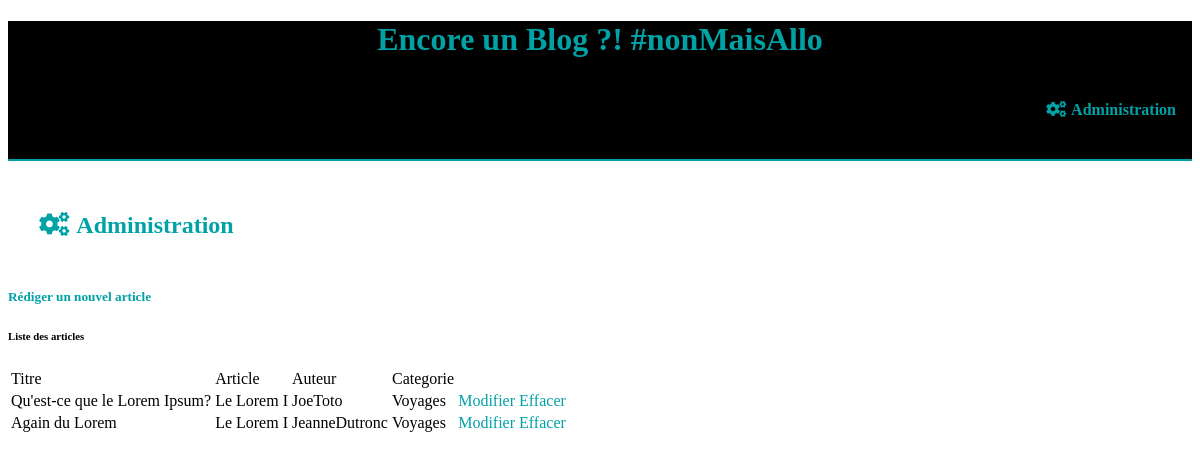
/administration.php, run on the app's committed database.
### tables this page shows
CREATE TABLE `article` (
  `id` int(11) NOT NULL,
  `author_id` int(11) NOT NULL,
  `created_at` datetime NOT NULL,
  `updated_at` datetime NOT NULL,
  `title` varchar(255) NOT NULL,
  `content` text NOT NULL,
  `category_id` int(11) NOT NULL
);

CREATE TABLE `author` (
  `id` int(11) NOT NULL,
  `firstname` varchar(300) NOT NULL,
  `lastname` varchar(300) NOT NULL
);

CREATE TABLE `category` (
  `id` int(11) NOT NULL,
  `name` varchar(255) NOT NULL
);

### public/administration.php (called while the page is built, shortened)
<?php
$articles = getArticlesList();
include "../views/administration.phtml";

### services/blogService.php (called while the page is built, shortened)
<?php
function getConnection() {
	$db = new PDO('mysql:host=localhost;dbname=blog', 'root', 'troiswa', array(PDO::ATTR_ERRMODE => PDO::ERRMODE_EXCEPTION));
	return $db;
}
function getArticlesList() {
	$sql = "SELECT *, article.id FROM article
	JOIN author ON author.id = article.author_id
	JOIN category ON category.id = article.category_id";
	$db = getConnection();
	$statement = $db->prepare($sql);
	$statement->execute();
	$listArticles = $statement->fetchAll(\PDO::FETCH_ASSOC);
	return $listArticles;
}

### views/administration.phtml (the view, shortened to what this page needs)
<h2><i class="fas fa-cogs"></i>Administration</h2>
<h5><a href="editer.php">Rédiger un nouvel article</a></h5>
<h6>Liste des articles</h6>
<table>
	<tr>
		<td>Titre</td>
		<td>Article</td>
		<td>Auteur</td>
		<td>Categorie</td>
	<?php foreach ($articles as $article): ?>
		</tr>
			<td><?=$article['title']?></td>
			<?php
					$article['contentCut'] = substr($article['content'], 0, 10);
				?>
			<td><?=$article['contentCut']?></td>
			<td><?=$article['lastname']?><?=$article['firstname']?></td>
			<td><?=$article['name']?></td>
			<td><a href="modifier.php?id=<?=$article['id']?>">Modifier</a></td>
			<td><a href="delete.php">Effacer</a></td>
	<?php endforeach ?>
</table>

### public/main.css (style rules this page uses)
html { box-sizing: border-box; }
a { text-decoration: none; color : #01a2a6; }
h2 { color : #01a2a6; padding : 1em; }
i { padding : 0.3em; }

### data on the page
article: title "Qu'est-ce que le Lorem Ipsum?", contentCut "Le Lorem I", author.lastname "Joe", author.firstname "Toto", category.name "Voyages"
article: title "Again du Lorem", contentCut "Le Lorem I", author.lastname "Jeanne", author.firstname "Dutronc", category.name "Voyages"
